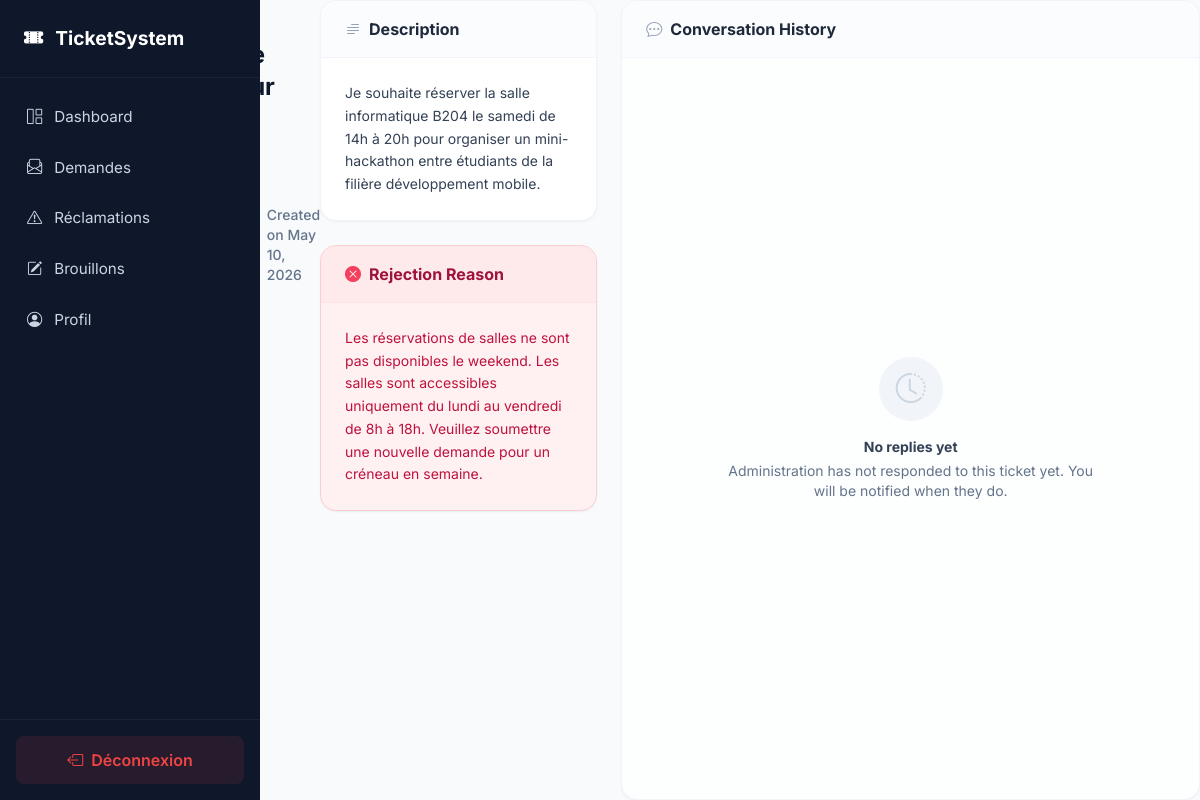
The app's page /student/view_ticket.php?id=4 (signed in) with its own data.
### tables this page shows
CREATE TABLE IF NOT EXISTS `tickets` (
    `id`               INT UNSIGNED    NOT NULL AUTO_INCREMENT,

     
     
     
    `reference`        VARCHAR(20)     NOT NULL,

     
    `user_id`          INT UNSIGNED    NOT NULL,

     
     
    `assigned_to`      INT UNSIGNED    NULL DEFAULT NULL,

     
    `category_id`      INT UNSIGNED    NOT NULL,

     
    `subcategory_id`   INT UNSIGNED    NULL DEFAULT NULL,

     
    `type`             ENUM('request', 'complaint') NOT NULL,

     
    `priority`         ENUM('low', 'medium', 'high', 'urgent') NOT NULL DEFAULT 'medium',

     
    `subject`          VARCHAR(255)    NOT NULL,

     
    `description`      TEXT            NOT NULL,

     
    `status`           ENUM('draft', 'new', 'opened', 'in_progress', 'completed', 'rejected')
                       NOT NULL DEFAULT 'draft',

     
    `rejection_reason` TEXT            NULL DEFAULT NULL,

     
    `submitted_at`     DATETIME        NULL DEFAULT NULL,

     
    `resolved_at`      DATETIME        NULL DEFAULT NULL,

    `created_at`       DATETIME        NOT NULL DEFAULT CURRENT_TIMESTAMP,
    `updated_at`       DATETIME        NOT NULL DEFAULT CURRENT_TIMESTAMP
                                       ON UPDATE CURRENT_TIMESTAMP,

     
    PRIMARY KEY (`id`),

    UNIQUE KEY `uq_tickets_reference` (`reference`),

     
    INDEX `idx_tickets_user_id`        (`user_id`),
    INDEX `idx_tickets_assigned_to`    (`assigned_to`),
    INDEX `idx_tickets_category_id`    (`category_id`),
    INDEX `idx_tickets_subcategory_id` (`subcategory_id`),
    INDEX `idx_tickets_status`         (`status`),
    INDEX `idx_tickets_type`           (`type`),
    INDEX `idx_tickets_priority`       (`priority`),
    INDEX `idx_tickets_submitted_at`   (`submitted_at`),

     
    CONSTRAINT `fk_tickets_user`
        FOREIGN KEY (`user_id`)
        REFERENCES `users` (`id`)
        ON DELETE RESTRICT
        ON UPDATE CASCADE,

     
    CONSTRAINT `fk_tickets_assigned_to`
        FOREIGN KEY (`assigned_to`)
        REFERENCES `users` (`id`)
        ON DELETE SET NULL
        ON UPDATE CASCADE,

     
    CONSTRAINT `fk_tickets_category`
        FOREIGN KEY (`category_id`)
        REFERENCES `categories` (`id`)
        ON DELETE RESTRICT
        ON UPDATE CASCADE,

     
    CONSTRAINT `fk_tickets_subcategory`
        FOREIGN KEY (`subcategory_id`)
        REFERENCES `subcategories` (`id`)
        ON DELETE SET NULL
        ON UPDATE CASCADE

);

### includes/functions.php (called while the page is built, shortened)
<?php
function e(?string $value): string
{
    return htmlspecialchars((string) $value, ENT_QUOTES, 'UTF-8');
}

### student/view_ticket.php (the view, shortened to what this page needs)
<?php
require_once __DIR__ . '/../config/database.php';
require_once __DIR__ . '/../includes/functions.php';
$student_id = (int) $_SESSION['user_id'];
$ticket_id  = (int) ($_GET['id'] ?? 0);
$stmt = $pdo->prepare("
    SELECT t.*, c.name AS category_name, s.name AS subcategory_name
    FROM tickets t
    JOIN categories c ON c.id = t.category_id
    LEFT JOIN subcategories s ON s.id = t.subcategory_id
    WHERE t.id = :id AND t.user_id = :uid
    LIMIT 1
");
$stmt->execute([':id' => $ticket_id, ':uid' => $student_id]);
$ticket = $stmt->fetch();
$stmt = $pdo->prepare("
    SELECT r.*, u.first_name, u.last_name, u.role
    FROM ticket_responses r
    JOIN users u ON u.id = r.sender_id
    WHERE r.ticket_id = :tid AND r.is_internal = 0
    ORDER BY r.created_at ASC
");
$stmt->execute([':tid' => $ticket_id]);
$responses = $stmt->fetchAll();
$sts_colors = [
    'new' => 'bg-amber-100 text-amber-700 border-amber-200',
    'opened' => 'bg-purple-100 text-purple-700 border-purple-200',
    'in_progress' => 'bg-blue-100 text-blue-700 border-blue-200',
    'completed' => 'bg-emerald-100 text-emerald-700 border-emerald-200',
    'rejected' => 'bg-rose-100 text-rose-700 border-rose-200'
];
$s_color = $sts_colors[$ticket['status']] ?? 'bg-slate-100 text-slate-700 border-slate-200';
$pri_colors = [
    'low' => 'bg-slate-100 text-slate-700 border-slate-200',
    'medium' => 'bg-blue-100 text-blue-700 border-blue-200',
    'high' => 'bg-orange-100 text-orange-700 border-orange-200',
    'urgent' => 'bg-rose-100 text-rose-700 border-rose-200'
];
$p_color = $pri_colors[$ticket['priority']] ?? 'bg-slate-100 text-slate-700 border-slate-200';
$is_complaint = $ticket['type'] === 'complaint';
$theme_color = $is_complaint ? 'rose' : 'indigo';
$back_url = $ticket['status'] === 'draft'
    ? '/student/drafts.php'
    : ($is_complaint ? '/student/reclamations.php' : '/student/demandes.php');
?>
<!DOCTYPE html>
<html lang="en">
<head>
    <script src="https://cdn.tailwindcss.com"></script>
    <link rel="stylesheet" href="https://cdn.jsdelivr.net/npm/bootstrap-icons@1.11.3/font/bootstrap-icons.min.css">
</head>
<body class="bg-slate-50 text-slate-800 antialiased selection:bg-<?= $theme_color ?>-500 selection:text-white">
<?php include __DIR__ . '/includes/sidebar.php'; ?>
<div class="mb-6">
    <a href="/pfe<?= $back_url ?>" class="inline-flex items-center text-sm font-medium text-slate-500 hover:text-<?= $theme_color ?>-600 mb-4 transition-colors">
    </a>
    <div class="flex flex-col md:flex-row md:items-center justify-between gap-4">
        <div class="flex items-start gap-4">
            <div class="w-12 h-12 rounded-xl bg-<?= $theme_color ?>-50 text-<?= $theme_color ?>-500 flex items-center justify-center text-xl shrink-0 mt-1">
            </div>
            <div>
                <div class="flex items-center gap-3 flex-wrap mb-1">
                    <h1 class="text-2xl font-bold text-slate-900"><?= e($ticket['subject']) ?></h1>
                    <span class="inline-flex items-center px-2.5 py-0.5 rounded-full text-xs font-bold border <?= $s_color ?>">
                    </span>
                    <span class="inline-flex items-center px-2.5 py-0.5 rounded-full text-xs font-bold border <?= $p_color ?>">
                    </span>
                </div>
                <div class="flex items-center gap-3 text-sm text-slate-500 font-medium">
                    <span class="font-mono text-<?= $theme_color ?>-600 bg-<?= $theme_color ?>-50 px-2 py-0.5 rounded-md">#<?= e($ticket['reference']) ?></span>
                    <span>•</span>
                    <span><?= e($ticket['category_name']) ?></span>
                    <span>•</span>
                    <span>Created on <?= date('M d, Y', strtotime($ticket['created_at'])) ?></span>
                </div>
            </div>
        </div>
    </div>
</div>
<div class="grid grid-cols-1 lg:grid-cols-3 gap-6 max-w-7xl">
    <div class="lg:col-span-1 space-y-6">
        <div class="bg-white rounded-2xl shadow-sm border border-slate-100 overflow-hidden">
            <div class="px-6 py-4 border-b border-slate-100 bg-slate-50/50 flex items-center gap-2">
                <i class="bi bi-text-paragraph text-slate-400"></i>
                <h3 class="font-bold text-slate-800">Description</h3>
            </div>
            <div class="p-6">
                <p class="text-sm text-slate-700 leading-relaxed whitespace-pre-line"><?= e($ticket['description']) ?></p>
            </div>
        </div>
        <?php if ($ticket['rejection_reason']): ?>
            <div class="bg-rose-50 border border-rose-200 rounded-2xl overflow-hidden shadow-sm">
                <div class="px-6 py-4 border-b border-rose-100 bg-rose-100/50 flex items-center gap-2">
                    <i class="bi bi-x-circle-fill text-rose-500"></i>
                    <h3 class="font-bold text-rose-800">Rejection Reason</h3>
                </div>
                <div class="p-6">
                    <p class="text-sm text-rose-700 leading-relaxed"><?= e($ticket['rejection_reason']) ?></p>
                </div>
            </div>
        <?php endif; ?>
    </div>
    <div class="lg:col-span-2">
        <div class="bg-white rounded-2xl shadow-sm border border-slate-100 overflow-hidden flex flex-col h-full min-h-[500px]">
            <div class="px-6 py-4 border-b border-slate-100 bg-slate-50/50 flex items-center gap-2">
                <i class="bi bi-chat-dots text-slate-400"></i>
                <h3 class="font-bold text-slate-800">Conversation History</h3>
            </div>
            <div class="flex-1 p-6 overflow-y-auto bg-slate-50/30">
                <?php if (empty($responses)): ?>
                    <div class="h-full flex flex-col items-center justify-center text-center p-8">
                        <div class="w-16 h-16 rounded-full bg-slate-100 text-slate-300 flex items-center justify-center text-3xl mb-4">
                            <i class="bi bi-clock-history"></i>
                        </div>
                        <h4 class="text-sm font-bold text-slate-700 mb-1">No replies yet</h4>
                        <p class="text-sm text-slate-500 max-w-sm">Administration has not responded to this ticket yet. You will be notified when they do.</p>
                    </div>
                <?php endif; ?>
            </div>
        </div>
    </div>
</div>
</body>
</html>

### student/includes/sidebar.php (style rules this page uses)
body { font-family: 'Inter', sans-serif; background: #f1f5f9; display: flex; min-height: 100vh; margin: 0; }

### records on screen
tickets: created_at "May 10, 2026", description "Je souhaite réserver la salle informatique B204 le samedi de 14h à 20h pour organiser un mini-hackathon entre étudiants de la filière développement mobile.", rejection_reason "Les réservations de salles ne sont pas disponibles le weekend. Les salles sont accessibles uniquement du lundi au vendredi de 8h à 18h. Veuillez soumettre une nouvelle demande pour un créneau en semaine."
